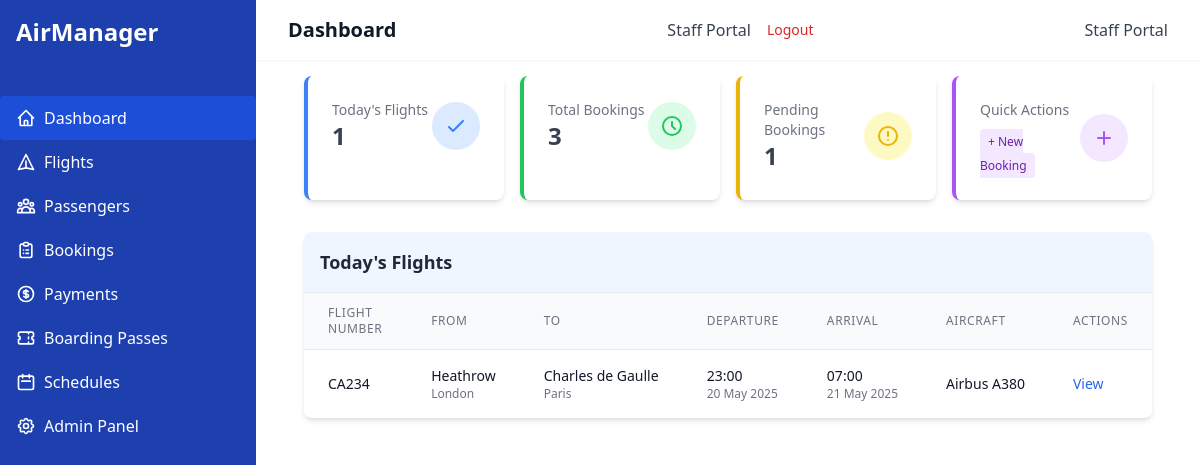
The app's page / (signed in) with its own data.
### airline_app/models.py (models this page shows, shortened)
class Flight(models.Model):
    flight_id = models.AutoField(primary_key=True)
    flight_number = models.CharField(max_length=10, unique=True)
    departure_time = models.DateTimeField()
    arrival_time = models.DateTimeField()
    source_airport = models.ForeignKey(Airport, on_delete=models.CASCADE, related_name='departing_flights')
    destination_airport = models.ForeignKey(Airport, on_delete=models.CASCADE, related_name='arriving_flights')
    aircraft = models.ForeignKey(Aircraft, on_delete=models.CASCADE, related_name='flights')
    crew = models.ManyToManyField(CrewMember, related_name='flights')

class Airport(models.Model):
    airport_id = models.AutoField(primary_key=True)
    airport_name = models.CharField(max_length=100)
    location = models.CharField(max_length=100)
    country = models.CharField(max_length=50)

class Aircraft(models.Model):
    aircraft_id = models.AutoField(primary_key=True)
    model = models.CharField(max_length=50)
    capacity = models.PositiveIntegerField()
    manufacturer = models.CharField(max_length=100)
    airline = models.CharField(max_length=100)

### airline_app/views.py (the view)
# urls.py: path('', views.DashboardView.as_view(), name='dashboard'),
class DashboardView(LoginRequiredMixin, ListView):
    template_name = 'airline_app/dashboard.html'
    context_object_name = 'flights'
    def get_queryset(self):
        return Flight.objects.filter(departure_time__date=timezone.now().date())
    def get_context_data(self, **kwargs):
        context = super().get_context_data(**kwargs)
        context['total_bookings'] = Booking.objects.filter(status='CONFIRMED').count()
        context['today_departures'] = Flight.objects.filter(departure_time__date=timezone.now().date()).count()
        context['pending_bookings'] = Booking.objects.filter(status='PENDING').count()
        return context

### airline_app/templates/airline_app/dashboard.html
{% extends 'airline_app/base.html' %}
{% block header %}Dashboard{% endblock %}
{% block content %}
<div class="grid grid-cols-1 md:grid-cols-2 lg:grid-cols-4 gap-4 mb-8">
    <div class="bg-white p-6 rounded-lg shadow-md border-l-4 border-blue-500 transform transition-transform hover:scale-105">
        <div class="flex justify-between items-center">
            <div>
                <p class="text-sm text-gray-500 font-medium">Today's Flights</p>
                <p class="text-2xl font-bold text-gray-700">{{ today_departures }}</p>
            </div>
            <div class="bg-blue-100 p-3 rounded-full">
                <svg class="w-6 h-6 text-blue-500" fill="none" stroke="currentColor" viewBox="0 0 24 24" xmlns="http://www.w3.org/2000/svg">
                    <path stroke-linecap="round" stroke-linejoin="round" stroke-width="2" d="M5 13l4 4L19 7"></path>
                </svg>
            </div>
        </div>
    </div>
    <div class="bg-white p-6 rounded-lg shadow-md border-l-4 border-green-500 transform transition-transform hover:scale-105">
        <div class="flex justify-between items-center">
            <div>
                <p class="text-sm text-gray-500 font-medium">Total Bookings</p>
                <p class="text-2xl font-bold text-gray-700">{{ total_bookings }}</p>
            </div>
            <div class="bg-green-100 p-3 rounded-full">
                <svg class="w-6 h-6 text-green-500" fill="none" stroke="currentColor" viewBox="0 0 24 24" xmlns="http://www.w3.org/2000/svg">
                    <path stroke-linecap="round" stroke-linejoin="round" stroke-width="2" d="M12 8v4l3 3m6-3a9 9 0 11-18 0 9 9 0 0118 0z"></path>
                </svg>
            </div>
        </div>
    </div>
    <div class="bg-white p-6 rounded-lg shadow-md border-l-4 border-yellow-500 transform transition-transform hover:scale-105">
        <div class="flex justify-between items-center">
            <div>
                <p class="text-sm text-gray-500 font-medium">Pending Bookings</p>
                <p class="text-2xl font-bold text-gray-700">{{ pending_bookings }}</p>
            </div>
            <div class="bg-yellow-100 p-3 rounded-full">
                <svg class="w-6 h-6 text-yellow-500" fill="none" stroke="currentColor" viewBox="0 0 24 24" xmlns="http://www.w3.org/2000/svg">
                    <path stroke-linecap="round" stroke-linejoin="round" stroke-width="2" d="M12 8v4m0 4h.01M21 12a9 9 0 11-18 0 9 9 0 0118 0z"></path>
                </svg>
            </div>
        </div>
    </div>
    <div class="bg-white p-6 rounded-lg shadow-md border-l-4 border-purple-500 transform transition-transform hover:scale-105">
        <div class="flex justify-between items-center">
            <div>
                <p class="text-sm text-gray-500 font-medium">Quick Actions</p>
                <div class="mt-2">
                    <a href="{% url 'booking-create' %}" class="text-xs bg-purple-100 text-purple-800 px-2 py-1 rounded">+ New Booking</a>
                </div>
            </div>
            <div class="bg-purple-100 p-3 rounded-full">
                <svg class="w-6 h-6 text-purple-500" fill="none" stroke="currentColor" viewBox="0 0 24 24" xmlns="http://www.w3.org/2000/svg">
                    <path stroke-linecap="round" stroke-linejoin="round" stroke-width="2" d="M12 6v6m0 0v6m0-6h6m-6 0H6"></path>
                </svg>
            </div>
        </div>
    </div>
</div>
<div class="bg-white rounded-lg shadow-md overflow-hidden mb-8">
    <div class="p-4 bg-blue-50 border-b border-gray-200">
        <h2 class="text-lg font-semibold text-gray-800">Today's Flights</h2>
    </div>
    <div class="overflow-x-auto">
        <table class="min-w-full divide-y divide-gray-200">
            <thead class="bg-gray-50">
                <tr>
                    <th class="px-6 py-3 text-left text-xs font-medium text-gray-500 uppercase tracking-wider">Flight Number</th>
                    <th class="px-6 py-3 text-left text-xs font-medium text-gray-500 uppercase tracking-wider">From</th>
                    <th class="px-6 py-3 text-left text-xs font-medium text-gray-500 uppercase tracking-wider">To</th>
                    <th class="px-6 py-3 text-left text-xs font-medium text-gray-500 uppercase tracking-wider">Departure</th>
                    <th class="px-6 py-3 text-left text-xs font-medium text-gray-500 uppercase tracking-wider">Arrival</th>
                    <th class="px-6 py-3 text-left text-xs font-medium text-gray-500 uppercase tracking-wider">Aircraft</th>
                    <th class="px-6 py-3 text-left text-xs font-medium text-gray-500 uppercase tracking-wider">Actions</th>
                </tr>
            </thead>
            <tbody class="bg-white divide-y divide-gray-200">
                {% for flight in flights %}
                <tr class="hover:bg-gray-50 transition-colors">
                    <td class="px-6 py-4 whitespace-nowrap">
                        <div class="text-sm font-medium text-gray-900">{{ flight.flight_number }}</div>
                    </td>
                    <td class="px-6 py-4 whitespace-nowrap">
                        <div class="text-sm text-gray-900">{{ flight.source_airport.airport_name }}</div>
                        <div class="text-xs text-gray-500">{{ flight.source_airport.location }}</div>
                    </td>
                    <td class="px-6 py-4 whitespace-nowrap">
                        <div class="text-sm text-gray-900">{{ flight.destination_airport.airport_name }}</div>
                        <div class="text-xs text-gray-500">{{ flight.destination_airport.location }}</div>
                    </td>
                    <td class="px-6 py-4 whitespace-nowrap">
                        <div class="text-sm text-gray-900">{{ flight.departure_time|date:"H:i" }}</div>
                        <div class="text-xs text-gray-500">{{ flight.departure_time|date:"d M Y" }}</div>
                    </td>
                    <td class="px-6 py-4 whitespace-nowrap">
                        <div class="text-sm text-gray-900">{{ flight.arrival_time|date:"H:i" }}</div>
                        <div class="text-xs text-gray-500">{{ flight.arrival_time|date:"d M Y" }}</div>
                    </td>
                    <td class="px-6 py-4 whitespace-nowrap">
                        <div class="text-sm text-gray-900">{{ flight.aircraft.model }}</div>
                    </td>
                    <td class="px-6 py-4 whitespace-nowrap text-sm text-gray-500">
                        <a href="{% url 'flight-detail' flight.pk %}" class="text-blue-600 hover:text-blue-900 mr-3">View</a>
                    </td>
                </tr>
                {% empty %}
                <tr>
                    <td colspan="7" class="px-6 py-4 text-center text-gray-500">No flights scheduled for today</td>
                </tr>
                {% endfor %}
            </tbody>
        </table>
    </div>
</div>
{% endblock %}

### records on screen
Flight: flight_number "CA234", source_airport.airport_name "Heathrow", source_airport.location "London", destination_airport.airport_name "Charles de Gaulle", destination_airport.location "Paris", departure_time "23:00", departure_time "20 May 2025", arrival_time "07:00", arrival_time "21 May 2025", aircraft.model "Airbus A380"

### other values on screen
{{ today_departures }} "1"
{{ total_bookings }} "3"
{{ pending_bookings }} "1"
